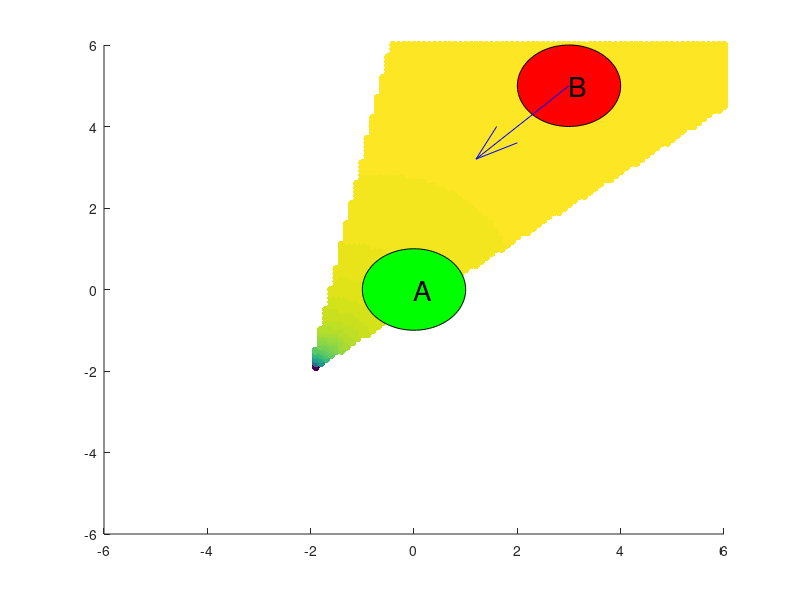

Here is the MATLAB script that generated this plot:
r_A=1;
r_B=1;
p_B=[3;5];
v_B=[-2;-2];
v_max=6;
collision_information=zeros(6,201*201);

n=1;
for v_x=-v_max:0.1:v_max
    for v_y=-v_max:0.1:v_max
        v=[v_x;v_y];
        t=p_B'*(v-v_B)/((v-v_B)'*(v-v_B));
        p_shortest=t*v-p_B-t*v_B;
        d_min=(p_shortest(1)^2+p_shortest(2)^2)^0.5;
        if d_min<=(r_A+r_B) && t>0
            collision_information(:,n)=[v;t;p_shortest;d_min];
            n=n+1;
        end
    end
end

for ii=1:size(collision_information,2)
    if collision_information(1,ii)==0 && collision_information(2,ii)==0 && collision_information(3,ii)==0
        collision_information(:,ii:end)=[];
        break
    end
end

color=max(collision_information(3,:))*ones(1,size(collision_information,2))-collision_information(3,:);
figure(1)
axis([-v_max v_max -v_max v_max])
hold on
scatter(collision_information(1,:),collision_information(2,:),[],color,"filled")

A_x=r_A*cos(linspace(0,2*pi));
A_y=r_A*sin(linspace(0,2*pi));
patch("XData",A_x,"YData",A_y,"FaceColor","green")

B_x=p_B(1)*ones(1,100)+r_B*cos(linspace(0,2*pi));
B_y=p_B(2)*ones(1,100)+r_B*sin(linspace(0,2*pi));
patch("XData",B_x,'YData',B_y,"FaceColor","red")

quiver(p_B(1),p_B(2),v_B(1),v_B(2),"b");
text(p_B(1),p_B(2),'B','Color','black','FontSize',20)
text(0,0,'A',"Color",'black','FontSize',20)
hold off